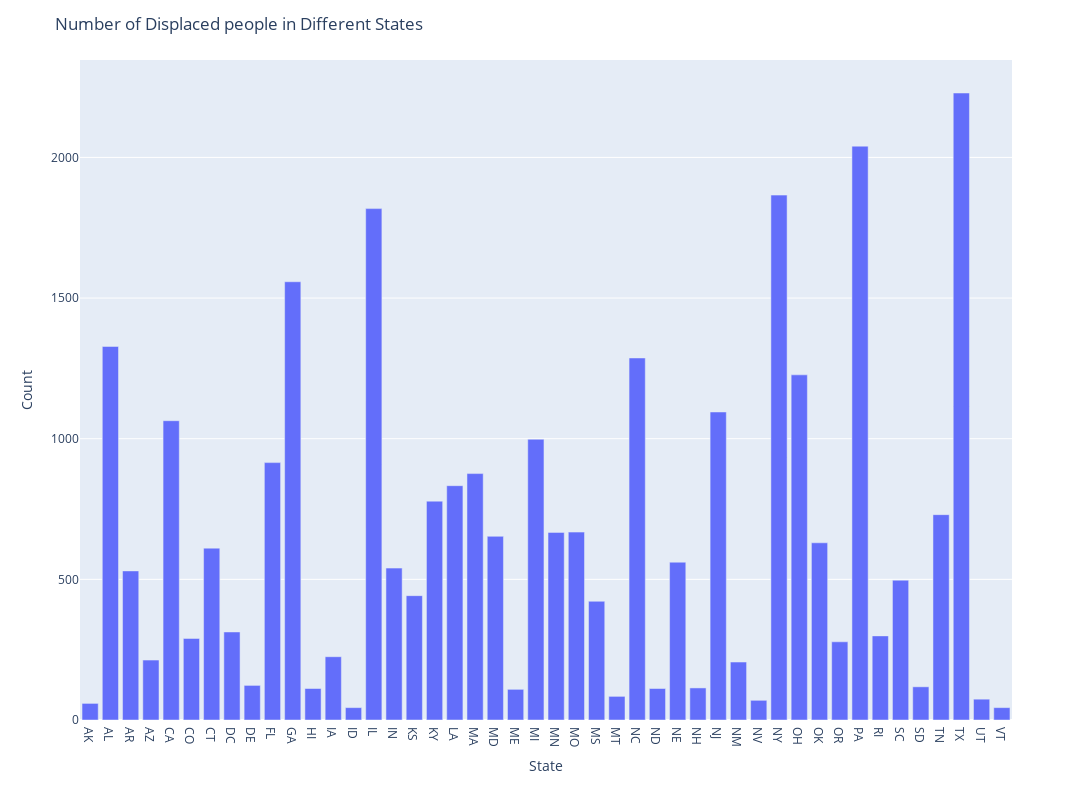

The cell this chart's notebook holds for it:
### Code cell
fig = px.bar(state, x='state', y='count', width=1200, height=800)
fig.update_layout(
    title='Number of Displaced people in Different States',
    yaxis_title='Count',
    xaxis_title='State'
)
fig.show()

### Figure 1 — Plotly figure (JSON) as saved in the notebook; plotly's stock layout.template omitted (floating-point values rounded to 4 significant figures)
{"data": [{"alignmentgroup": "True", "hovertemplate": "state=%{x}<br>count=%{y}<extra></extra>", "legendgroup": "", "marker": {"color": "#636efa", "pattern": {"shape": ""}}, "name": "", "offsetgroup": "", "orientation": "v", "showlegend": false, "textposition": "auto", "type": "bar", "x": ["AK", "AL", "AR", "AZ", "CA", "CO", "CT", "DC", "DE", "FL", "GA", "HI", "IA", "ID", "IL", "IN", "KS", "KY", "LA", "MA", "MD", "ME", "MI", "MN", "MO", "MS", "MT", "NC", "ND", "NE", "NH", "NJ", "NM", "NV", "NY", "OH", "OK", "OR", "PA", "RI", "SC", "SD", "TN", "TX", "UT", "VT"], "xaxis": "x", "y": [59, 1328, 530, 213, 1064, 290, 611, 313, 123, 915, 1558, 112, 225, 44, 1818, 540, 442, 778, 833, 876, 653, 109, 998, 667, 668, 422, 84, 1287, 112, 561, 114, 1095, 206, 70, 1866, 1227, 630, 278, 2040, 299, 497, 118, 730, 2229, 74, 44], "yaxis": "y"}], "layout": {"barmode": "relative", "height": 800, "legend": {"tracegroupgap": 0}, "margin": {"t": 60}, "title": {"text": "Number of Displaced people in Different States"}, "width": 1200, "xaxis": {"anchor": "y", "domain": [0, 1], "title": {"text": "State"}}, "yaxis": {"anchor": "x", "domain": [0, 1], "title": {"text": "Count"}}}}
